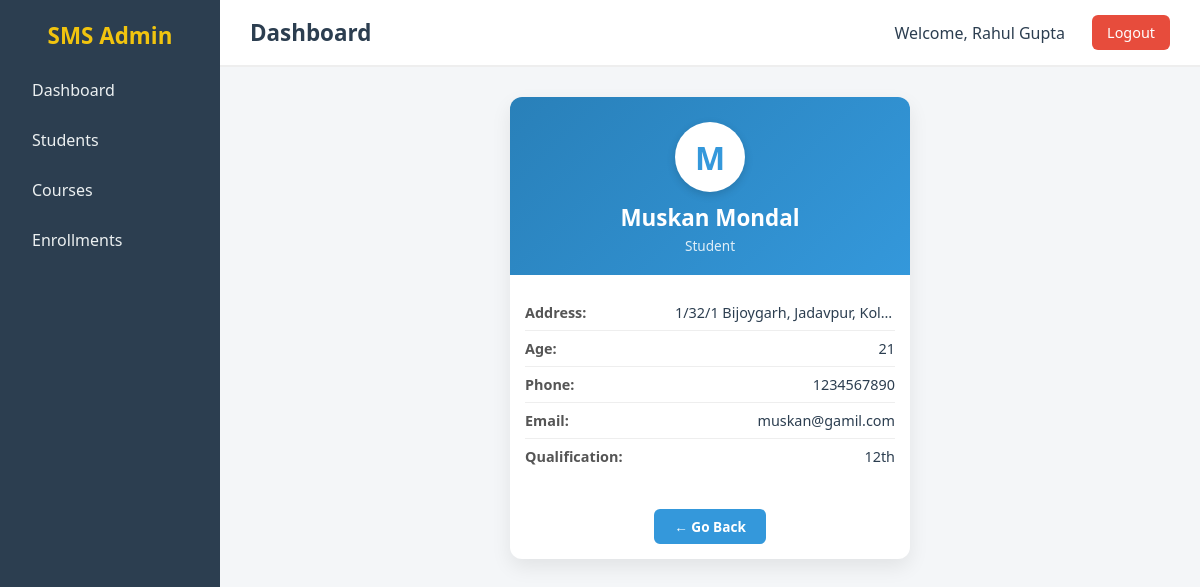
Page /enroll/students/3/viwe (signed in) on the earlier database version.
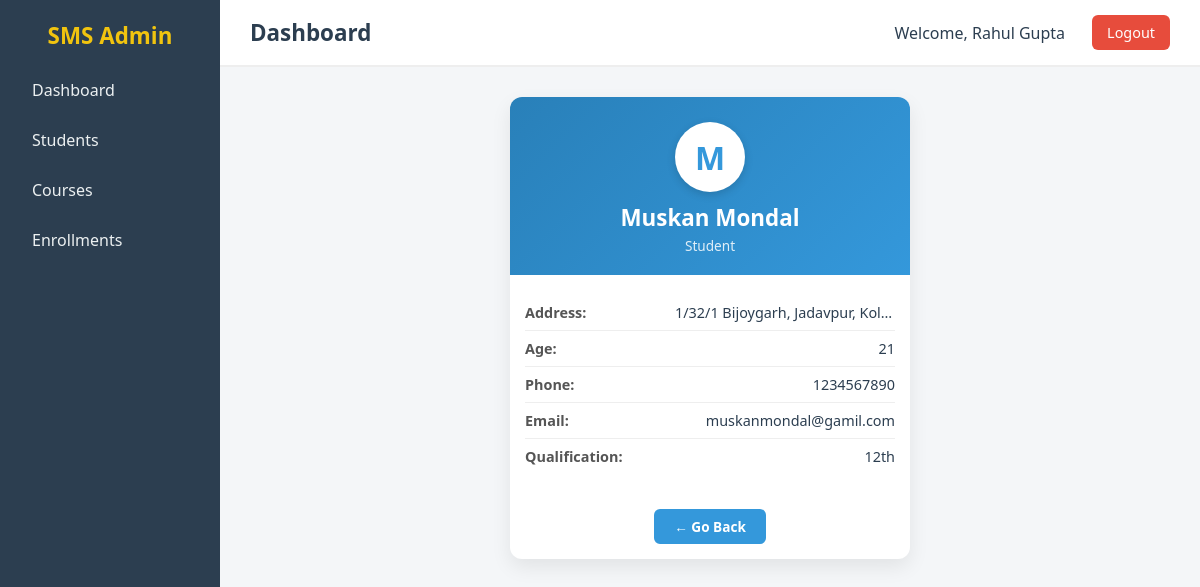
Same page on the later database version.
### app/models/sms_models.py (models this page shows)
class Student(db.Model):
    __tablename__ = "students"
    id = db.Column(db.Integer, primary_key=True)
    name = db.Column(db.String(100), nullable=False)
    address = db.Column(db.String(200), nullable=False)
    age = db.Column(db.Integer, nullable=False)
    phone = db.Column(db.String(15), nullable=False)
    email = db.Column(db.String(30), nullable=False, unique=True)
    last_qualification = db.Column(db.String(30))
    enrollments = db.relationship("Enrollment", backref="student", lazy=True)

### app/routes/enrollments.py (the view)
@enrollment_bp.route("/enroll/students/<int:student_id>/viwe")
def viwe_student(student_id):
    got_student = Student.query.get_or_404(student_id)
    return render_template("students/student_viwe.html", student=got_student,back_url = "enrollments",show_edit = False)

### app/routes/base.py (called while the page is built)
@base_bp.app_context_processor
def inject_user():
    user_id = session.get('user_id')
    if user_id:
        return {"login_user": User.query.get(user_id)}
    return {"login_user": None}

### run.py (called while the page is built)
@app.before_request
def require_login():
    if request.endpoint in ["auth.login", "auth.signup", "static"]:
        return
    if "user_id" not in session:
        return redirect(url_for("auth.login"))

### app/templates/students/student_viwe.html (shortened to what this page needs)
{% extends "base.html" %}
{% block css %}
<link rel="stylesheet" href="{{ url_for('static', filename='css/student_view.css') }}">
{% endblock %}
{% block content %}
<div class="student-card">
    <div class="card-header">
        <div class="avatar">{{ student.name[0]|upper }}</div>
        <h2>{{ student.name }}</h2>
        <p class="role">Student</p>
    </div>
    <div class="card-body">
        <div class="info-row address">
            <span class="label">Address:</span>
            <span class="value">{{ student.address }}</span>
        </div>
        <div class="info-row"><span class="label">Age:</span> <span class="value">{{ student.age }}</span></div>
        <div class="info-row"><span class="label">Phone:</span> <span class="value">{{ student.phone }}</span></div>
        <div class="info-row"><span class="label">Email:</span> <span class="value">{{ student.email }}</span></div>
        <div class="info-row"><span class="label">Qualification:</span> <span class="value">{{
                student.last_qualification or 'N/A' }}</span></div>
    </div>
        <div class="card-footer">
            <a href="/{{back_url}}" class="btn-back">← Go Back</a>
        </div>
</div>
{% endblock %}

Differences in the rows shown:
changed Student "Muskan Mondal": email "muskan@gamil.com" → "muskanmondal@gamil.com"
